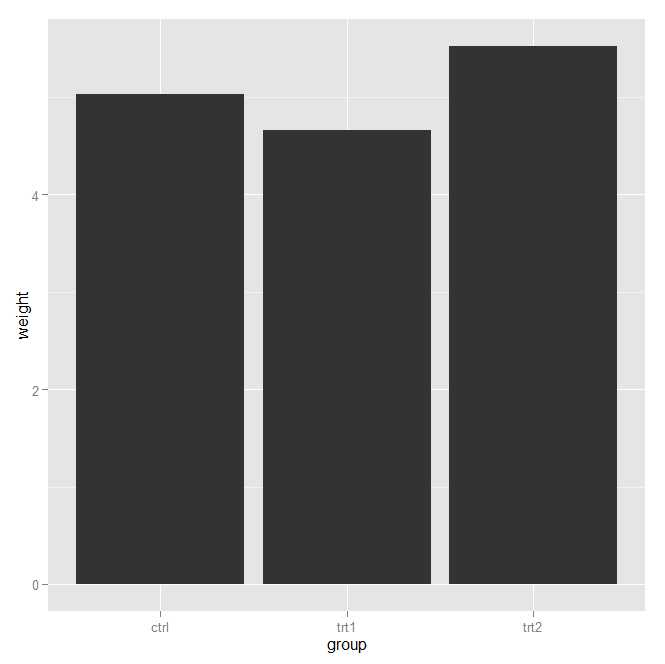

This figure's R source:
library(ggplot2)
library(gcookbook)
ggplot(pg_mean,aes(x=group,y=weight))+ geom_bar(stat="identity")
